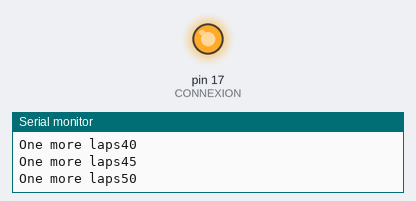
Bench run of a sketch on a simulated Arduino Uno, built with avr-gcc and run on an emulated ATmega328P. On the bench: output pins drawn as LEDs (lit = HIGH), the last lines printed to the serial monitor.

Above: at 0.46 s.
At 2.93 s:
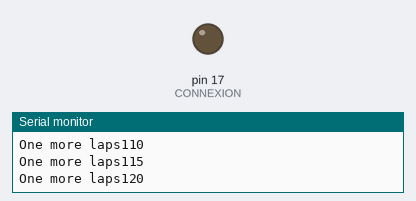
Timing chart, 0 to 3.2 s (numbered marks = the images above):
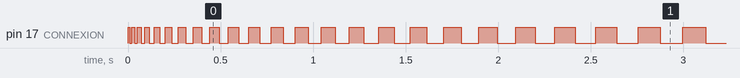

The sketch:

TP_adrien.ino
```cpp
const int CONNEXION=17;
int my_delay=10;

void setup()
{
     Serial.begin(9600);// initialisation de la communication
     pinMode(CONNEXION,OUTPUT);
     Serial.println("Booting ...");// envoi d'un message
}

void loop()
{
    digitalWrite(CONNEXION,HIGH);
    delay(my_delay);
    digitalWrite(CONNEXION,LOW);
    delay(my_delay);
    my_delay = my_delay + 5;
    Serial.print("One more laps");
    Serial.println(my_delay);
}
```

Measured:
- by itself, pin 17 (CONNEXION): repeats every 0.03 s: LOW 0.01 s, HIGH 0.02 s, until it stays LOW from 129.6 s
